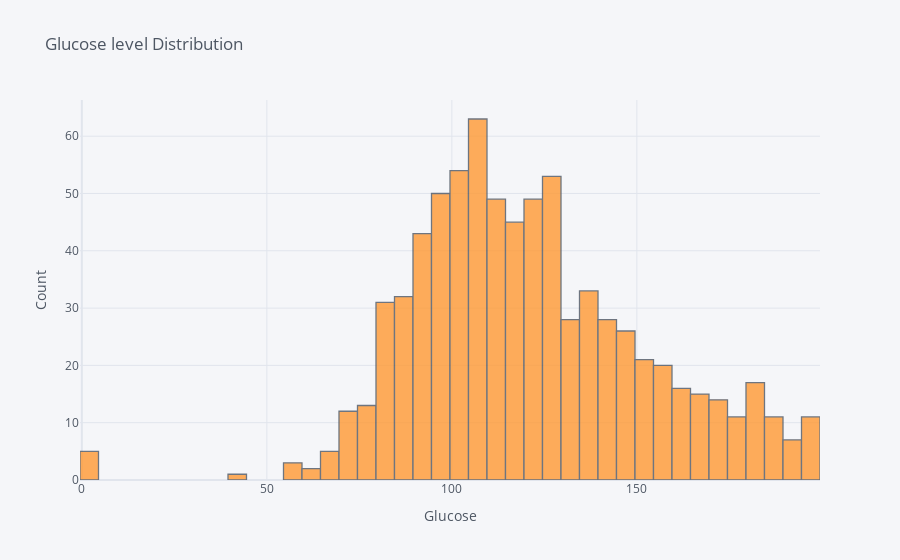

Source (notebook cell):
### Code cell
df['Glucose'].iplot(kind = 'hist', xTitle = 'Glucose', yTitle = 'Count', title = 'Glucose level Distribution')

### Figure 1 — Plotly figure (JSON) as saved in the notebook; plotly's stock layout.template omitted (floating-point values rounded to 4 significant figures; data arrays with more than 128 entries replaced by an {"elided": "..."} marker saying what was removed)
{"data": [{"histfunc": "count", "histnorm": "", "marker": {"color": "rgba(255, 153, 51, 1.0)", "line": {"color": "#4D5663", "width": 1.3}}, "name": "Glucose", "opacity": 0.8, "orientation": "v", "type": "histogram", "x": {"elided": "768 int values"}}], "layout": {"barmode": "overlay", "legend": {"bgcolor": "#F5F6F9", "font": {"color": "#4D5663"}}, "paper_bgcolor": "#F5F6F9", "plot_bgcolor": "#F5F6F9", "title": {"font": {"color": "#4D5663"}, "text": "Glucose level Distribution"}, "xaxis": {"gridcolor": "#E1E5ED", "showgrid": true, "tickfont": {"color": "#4D5663"}, "title": {"font": {"color": "#4D5663"}, "text": "Glucose"}, "zerolinecolor": "#E1E5ED"}, "yaxis": {"gridcolor": "#E1E5ED", "showgrid": true, "tickfont": {"color": "#4D5663"}, "title": {"font": {"color": "#4D5663"}, "text": "Count"}, "zerolinecolor": "#E1E5ED"}}}
